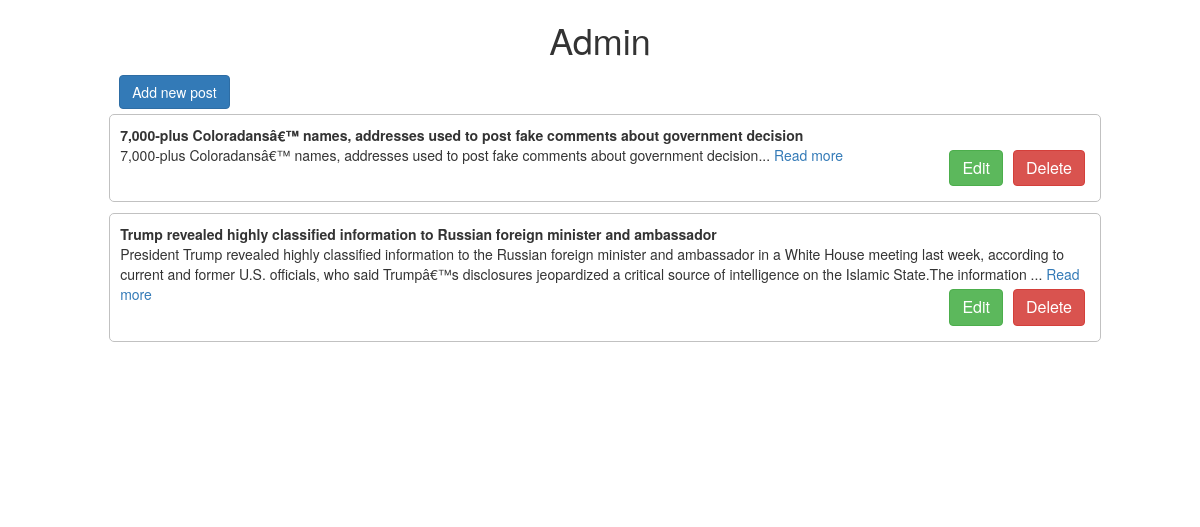
The app's page /admin/index.php with its own data.
### tables this page shows
CREATE TABLE `articles` (
  `id` int(10) NOT NULL,
  `title` varchar(255) NOT NULL,
  `text` text NOT NULL,
  `category_id` int(11) NOT NULL,
  `pubdate` datetime NOT NULL,
  `image` varchar(255) NOT NULL
);

### config.php (called while the page is built)
<?php
return [
	'host' => 'localhost',
	'username' => 'note-_admin',
	'password' =>  'admin',
	'database' => 'note-book_blog',
	'title' => 'Мой блог',
	'table_article' => 'articles',
	'table_comments' => 'comments'
];

### bd.php (called while the page is built)
<?php
require_once("Classes/PDODriver.php");
$config = require_once "config.php";
$pdo_get = new  PDODriver($config['host'], $config['username'], $config['password'], $config['database']);

### Classes/PDODriver.php (called while the page is built, shortened)
<?php
class PDODriver
{
	private $connection;
	public function __construct($server, $username, $password, $database)
	{
		$this->connection = new \PDO("mysql:host={$server};dbname={$database}", $username, $password);
	}
	public function getConnection()
	{
		return $this->connection;
	}
}

### admin/index.php (the view, shortened to what this page needs)
<?php
require_once "../bd.php";
?>
<!doctype html>
<html lang="en">
<head>
    <link rel="stylesheet" href="https://maxcdn.bootstrapcdn.com/bootstrap/3.3.7/css/bootstrap.min.css">
    <link rel="stylesheet" href="../css/css.css">
</head>
<body>
<main>
    <h1> Admin </h1>
    <div id="container" class="container div_container">
		<?php
		$get = $pdo_get->getConnection()->query("SELECT  MAX(id)  FROM articles");
		$max_id = $get->fetchColumn();
		$max_id += 1;
		?>
        <div class="row">
            <div class="col-md-1"></div>
            <div class="col-md-10">
                <a href="/admin/change.php?id=<?= $max_id ?>" class="btn btn-primary">Add new post</a>
                <span class="new-post" id="delete-success"></span></div>
            <div class="col-md-1"></div>
        </div>
		<?php
		$get = $pdo_get->getConnection()->query("SELECT  id, title, text  FROM articles ORDER BY id DESC ");
		while ($row = $get->fetch()) {
			$id = $row['id'];
			?>
            <div class="row" id="row-<?= $id ?>">
                <div class="col-md-1"></div>
                <div class="col-md-10 main">
                    <strong> <?=$row['title']?> </strong><br>
					<?php
					echo mb_substr(strip_tags($row['text']), 0, 300, 'utf-8') . "...<a href='../?id={$id}'> Read more</a>";
					?>
                    <a class="btn btn-danger pull-right btn-space delete" id="<?= $id ?>">Delete</a>
                    <a href='/admin/change.php?id=<?= $id ?>' class="btn btn-success pull-right btn-space" id="edit">Edit</a>
                </div>
                <div class="col-md-1"></div>
            </div>
		<?php } ?>
    </div>
</main>
</body>
</html>

### css/css.css (style rules this page uses)
h1 { text-align: center; }
.btn-space { margin: 15px; font-size: large; }
.main { overflow-y: auto; border: 1px solid #C1C1C1; padding: 10px; border-radius: 5px; margin: 5px; }
.div_container { overflow-x: hidden; overflow-y: auto; padding: 5px; border-radius: 5px }
.btn-space { margin: 5px; font-size: medium; }

### records on screen
articles: title "7,000-plus Coloradansâ€™ names, addresses used to post fake comments about government decision", text "7,000-plus Coloradansâ€™ names, addresses used to post fake comments about government decision"
articles: title "Trump revealed highly classified information to Russian foreign minister and ambassador", text "President Trump revealed highly classified information to the Russian foreign minister and ambassador in a White House meeting last week, according to current and former U.S. officials, who said Trumpâ€™s disclosures jeopardized a critical source of intelligence on the Islamic State.The information"
